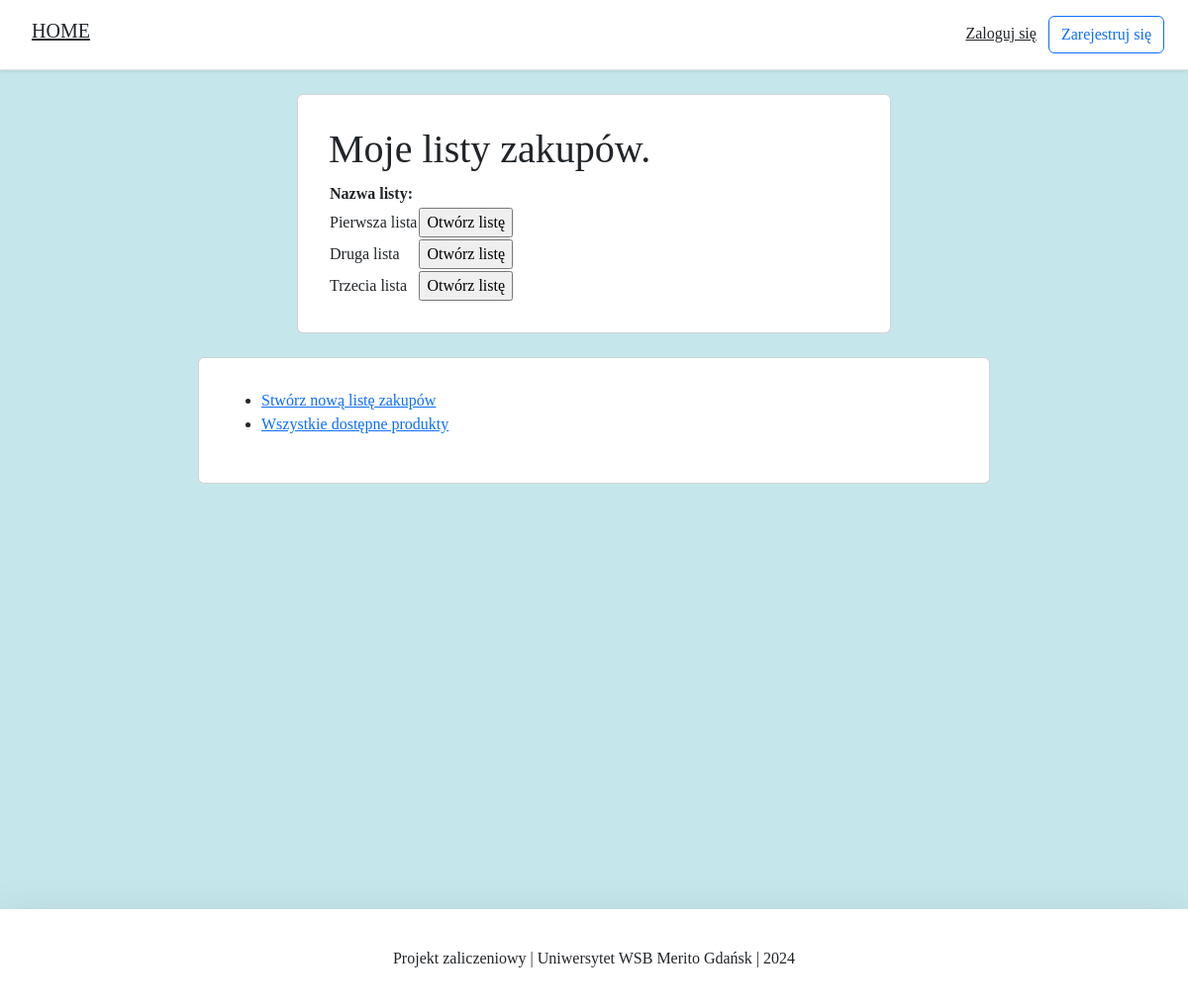
Screenshot of /shopping_list/ with the database file from the repository.
### products/models.py (models this page shows, shortened)
class ShoppingLists(models.Model):
    lists_name = models.CharField(max_length=30, verbose_name="Nazwa listy")
    products = models.ManyToManyField(Products, verbose_name="Produkty")
    class Meta:
        verbose_name_plural = "Listy zakupów"

### products/views.py (the view)
# urls.py: path('shopping_list/', ShoppingListView.as_view(), name='shopping_list'),
class ShoppingListView(ListView):
    model = ShoppingLists
    template_name = 'all_shopping_lists.html'
    context_object_name = 'my_shopping_lists'

### products/templates/all_shopping_lists.html (shortened to what this page needs)
{% extends 'base.html' %}
{% load static %}
{% block content %}
<body>
<div class="container">
    <div class="row justify-content-center">
        <div class="card card-signin">
            <div class="card-body">
                <h1>Moje listy zakupów.</h1>
                <table>
                    <tr>
                        <th>Nazwa listy:</th>
                    </tr>
                    {% for x in my_shopping_lists %}
                        <tr>
                            <td>{{ x.lists_name }}</td>
                            <td>
                                <form action="{% url 'details' x.id %}">
                                    <input type="submit" value="Otwórz listę">
                                </form>
                            </td>
                        </tr>
                    {% endfor %}
                </table>
            </div>
        </div>
    </div>
</div>
<div class="container mt-4">
    <div class="row justify-content-center">
        <div class="card card-navigate">
            <div class="card-body">
                <ul>
                    <li><a href="{% url 'create' %}">Stwórz nową listę zakupów</a></li>
                    <li><a href="{% url 'products' %}">Wszystkie dostępne produkty</a></li>
                </ul>
            </div>
        </div>
    </div>
</div>
</body>
{% endblock content %}

### products/templates/snippets/base_css.html (style rules this page uses)
body { background-color: #c5e7eb; font-family: "Segue UI"; font-weight: 380; }
:root { --main-background-color: #c5e7eb; --dark-background-color: #a3d4e3; --secondary-text-color: #808080; --light-primary-text-color: #0080ff; }

### products/templates/all_shopping_lists.html (style rules this page uses)
.card-signin { width: 100%; max-width: 600px; padding: 15px; margin: auto; }
.card-navigate { width: 100%; max-width: 800px; padding: 15px; margin: auto; }

### rows the page displays
ShoppingLists: lists_name "Pierwsza lista"
ShoppingLists: lists_name "Druga lista"
ShoppingLists: lists_name "Trzecia lista"
